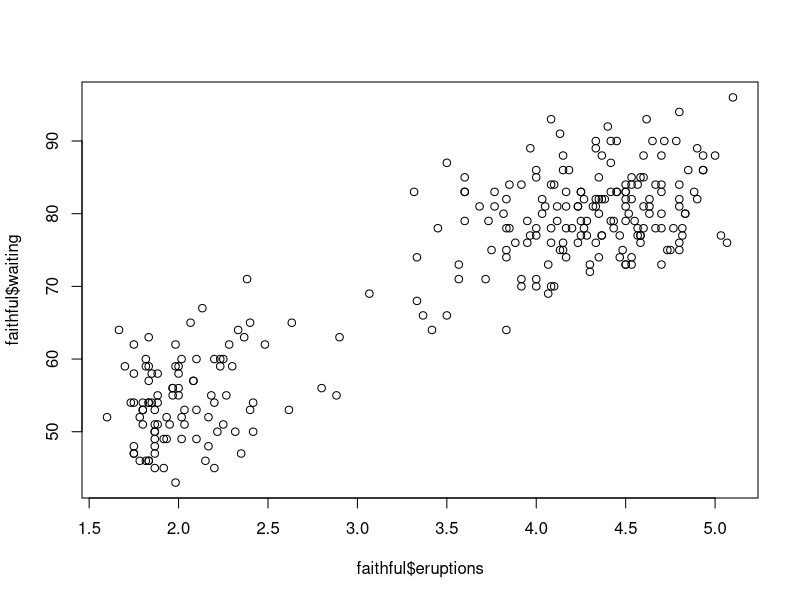
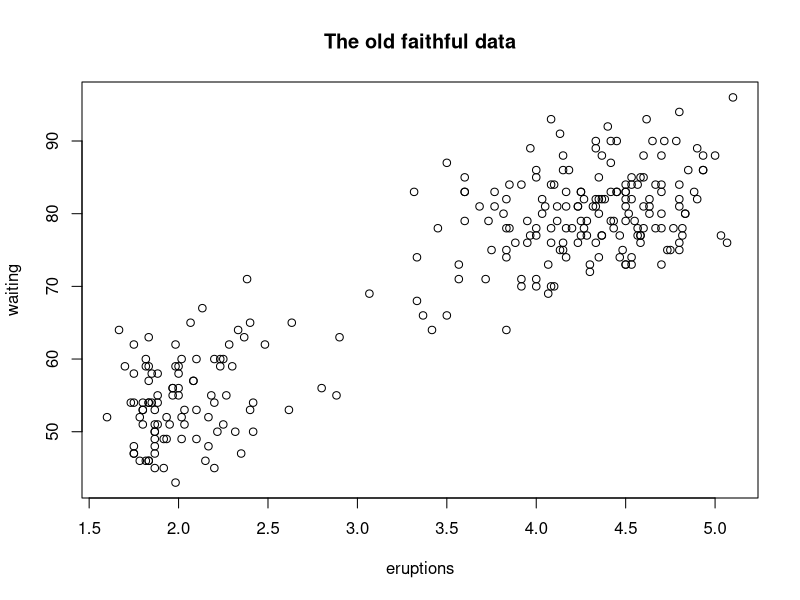
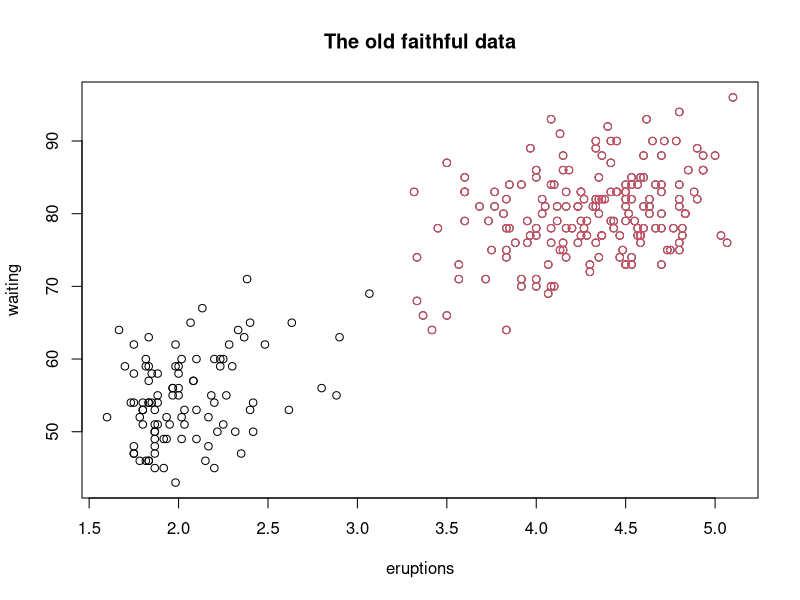
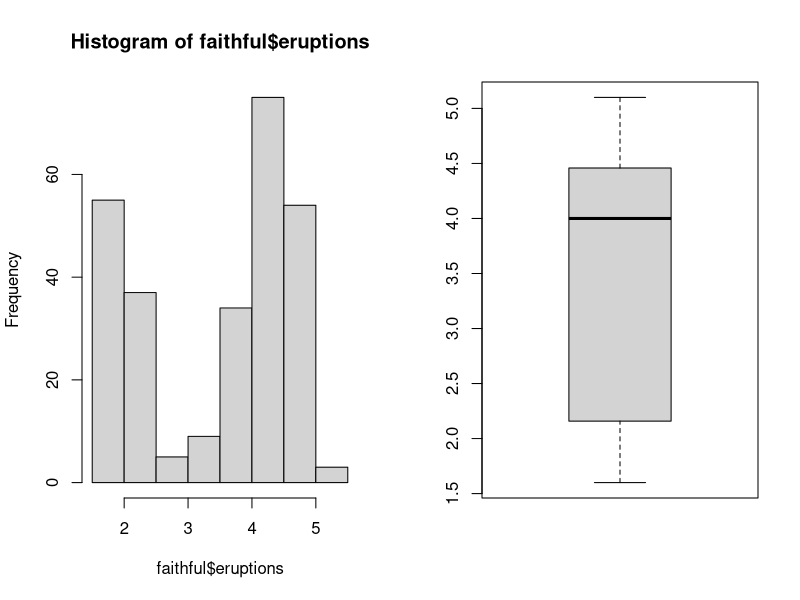
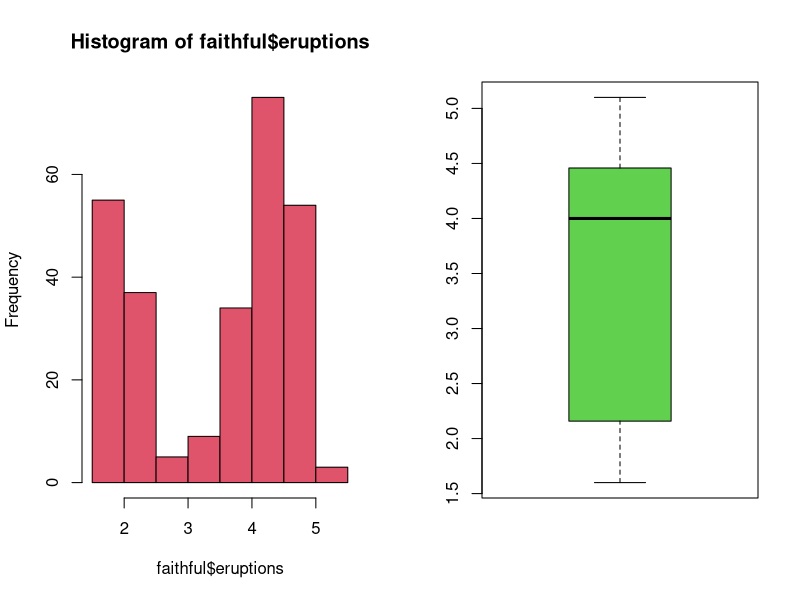
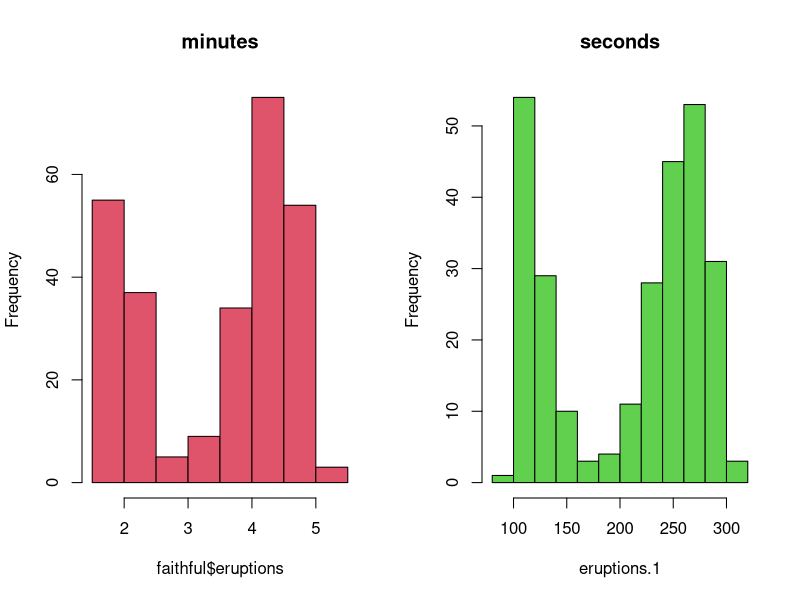
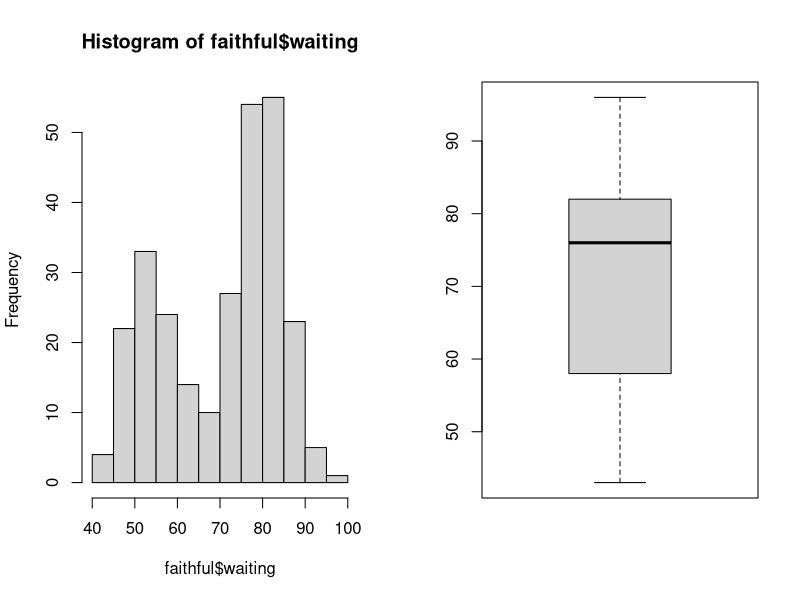
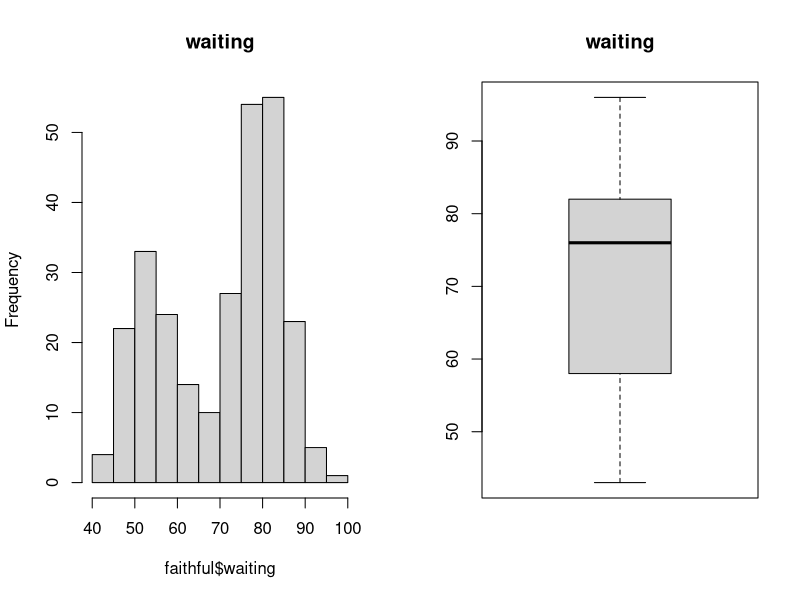

Recreate these plots in R, in order.
## ---- chunk 1
library(e1071)
library(lattice)
library(ggplot2)
library(mvtnorm)
## ---- chunk 2
head(faithful)
## ---- chunk 3
plot(faithful$eruptions,faithful$waiting)
## ---- chunk 4
mean(faithful$eruptions)
mean(faithful$waiting)
## ---- chunk 5
median(faithful$eruptions)
median(faithful$waiting)
## ---- chunk 6
max(faithful$waiting)
## ---- chunk 7
min(faithful$eruptions)
## ---- chunk 8
plot(faithful$eruptions,faithful$waiting,
     xlab="eruptions",ylab="waiting")
title("The old faithful data")
## ---- chunk 9
plot(faithful$eruptions,faithful$waiting,
     xlab="eruptions",ylab="waiting")
points(faithful$eruptions[faithful$eruptions>3.2],faithful$waiting[faithful$eruptions>3.2],col=2)
title("The old faithful data")
## ---- chunk 10
par(mfrow=c(1,2))
hist(faithful$eruptions)
boxplot(faithful$eruptions)
## ---- chunk 11
par(mfrow=c(1,2))
hist(faithful$eruptions, col=2)
boxplot(faithful$eruptions,col=3)
## ---- chunk 12
eruptions.1<-faithful$eruptions*60
par(mfrow=c(1,2))
hist(faithful$eruptions, col=2,main="minutes")
hist(eruptions.1, col=3,main="seconds")
## ---- chunk 13
par(mfrow=c(1,2))
hist(faithful$waiting)
boxplot(faithful$waiting)
## ---- chunk 14
par(mfrow=c(1,2))
hist(faithful$waiting, main="waiting")
boxplot(faithful$waiting)
title("waiting")
## ---- chunk 15
par(mfrow=c(1,1))
plot(faithful$waiting)
title("waiting")
## ---- chunk 16
mw<-mean(faithful$waiting)
par(mfrow=c(1,1))
plot(faithful$waiting,type="l",xlab="Day")
abline(mw,0,col=2)
title("waiting")
